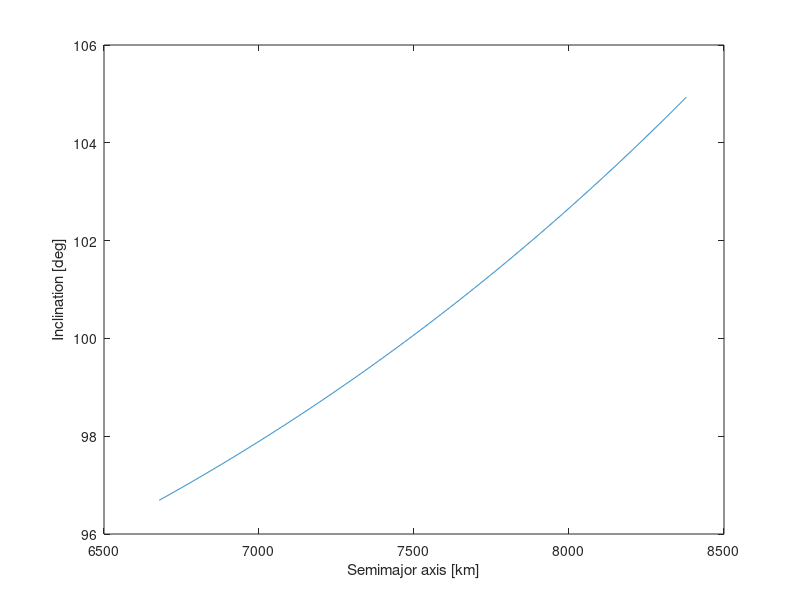
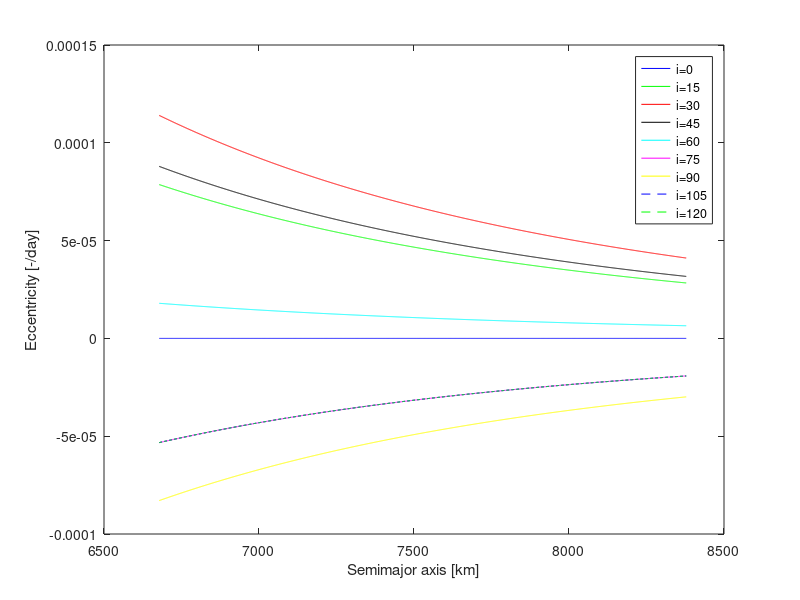
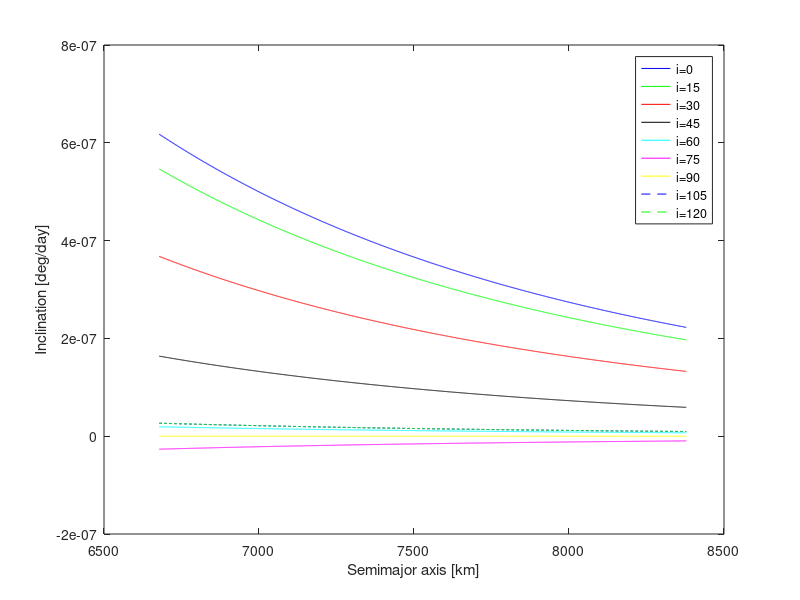
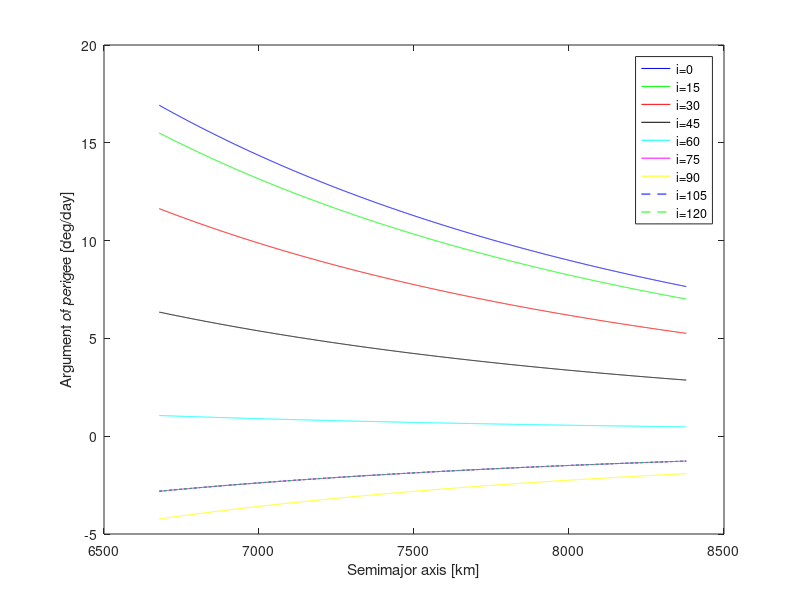

Write MATLAB code to recreate these figures, in order.
close all;
clear all;
clc;

%Constants
e = 0.0000325;
J2 = 0.001082645;
J3 = -0.000002546;
YearSid = 365.256363004;
DaySid = 86164.09053083288;
rEarth = 6378.13649;
omegaEarth = (2*pi)/DaySid;
nEarth = (2*pi)/(DaySid*YearSid);
mu = 398600.4418;

omega = 0;

%Define mean motion
n = @(a) sqrt(mu./a.^3);

%Define p
p = @(a) a*(1-e^2);

%Initial mean anomaly
M0 = @(a,i) 0.75*J2*(rEarth./p(a)).^2*sqrt(1-e^2).*(3*cos(i(a)).^2-1);

%Time derivative mean anomaly
Mdot = @(a,i) n(a).*(1+0.75*J2*(rEarth./p(a)).^2*sqrt(1-e^2).*(3*cos(i(a)).^2-1));

%Define the time rate of change of the argument of perigee
omegaDot = @(a,i,omega) ((3*J2.*n(a))/(1-(e^2))^2).* (rEarth./a).^2.* (1-1.25.*sin(i(a)).^2).* (1 + (J3/(2*J2*(1-e^2))).* (rEarth./a).* ((sin(i(a)).^2 -e^2.*cos(i(a)).^2)./sin(i(a)))* (sin(omega)/e));

%Calculate the nodal period
% Tomega = @(a,i,omega) ((2*pi)./(n(a)+M0(a,i)+omegaDot(a,i,omega)));

%Calculate OmegaDot
OmegaDot = @(a,i) (-3/2).*J2.*(rEarth./p(a)).^2.*cos(i(a)).*n(a);

%Determine the angle between ascending nodes sun synchronous
% deltaLambda = @(a,i,omega) (OmegaDot(a,i)-nEarth).*Tomega(a,i,omega);

%Plot i for a given a
a = 300+rEarth:1:2000+rEarth;

%% Sun synchronous orbit

i = @(a) acos(-(2*nEarth*(a.^3.5)*(1-e^2)^2)/(3*J2*rEarth^2*sqrt(mu)));

figure1 = figure('Color',[1 1 1]);
axes('Parent',figure1);
box('on');
hold on;
plot(a,i(a)*(180/pi));
xlabel('Semimajor axis [km]');
ylabel('Inclination [deg]');

print -dpng 'D:\My Documents\Courses\AE3-001\Shared stuff\midTermReport\chapters\img\IncVsAlt';

%% Frozen orbit

%Repeart orbit
%KN = @(a,i,omega) (nEarth-omegaEarth)./(omegaDot(a,i(a),omega)+Mdot(a,i(a)));

i1 = 0 *(pi/180);
i2 = 15 *(pi/180);
i3 = 30 *(pi/180);
i4 = 45 *(pi/180);
i5 = 60 *(pi/180);
i6 = 75 *(pi/180);
i7 = 90 *(pi/180);
i8 = 105 *(pi/180);
i9 = 120 *(pi/180);

%asd;lf
eDot = @(a,i,omega) (3/2)*((J3*rEarth^3)./p(a).^3)*(1-e^2).*n(a).*sin(i).*cos(omega).*((5/4)*sin(i)^2-1);

%alsdjf
iDot = @(a,i,omega) (3/2)*((J3.*n(a))./(1-e^2)^3).*(rEarth./a).^3.*e.*cos(i).*cos(omega).*((5/4)*sin(i)^2-1);

figure2 = figure('Color',[1 1 1]);
axes('Parent',figure2);
box('on');
hold on;
plot(a,eDot(a,i1,omega)*DaySid,'b');
plot(a,eDot(a,i2,omega)*DaySid,'g');
plot(a,eDot(a,i3,omega)*DaySid,'r');
plot(a,eDot(a,i4,omega)*DaySid,'k');
plot(a,eDot(a,i5,omega)*DaySid,'c');
plot(a,eDot(a,i6,omega)*DaySid,'m');
plot(a,eDot(a,i7,omega)*DaySid,'y');
plot(a,eDot(a,i8,omega)*DaySid,'b--');
plot(a,eDot(a,i8,omega)*DaySid,'g--');
xlabel('Semimajor axis [km]');
ylabel('Eccentricity [-/day]');
legend('i=0','i=15','i=30','i=45','i=60','i=75','i=90','i=105','i=120');
print -dpng 'D:\My Documents\Courses\AE3-001\Shared stuff\midTermReport\chapters\img\AltVsEdot';

figure3 = figure('Color',[1 1 1]);
axes('Parent',figure3);
box('on');
hold on;
plot(a,(180/pi)*iDot(a,i1,omega)*DaySid,'b');
plot(a,(180/pi)*iDot(a,i2,omega)*DaySid,'g');
plot(a,(180/pi)*iDot(a,i3,omega)*DaySid,'r');
plot(a,(180/pi)*iDot(a,i4,omega)*DaySid,'k');
plot(a,(180/pi)*iDot(a,i5,omega)*DaySid,'c');
plot(a,(180/pi)*iDot(a,i6,omega)*DaySid,'m');
plot(a,(180/pi)*iDot(a,i7,omega)*DaySid,'y');
plot(a,(180/pi)*iDot(a,i8,omega)*DaySid,'b--');
plot(a,(180/pi)*iDot(a,i8,omega)*DaySid,'g--');
xlabel('Semimajor axis [km]');
ylabel('Inclination [deg/day]');
legend('i=0','i=15','i=30','i=45','i=60','i=75','i=90','i=105','i=120');

print -dpng 'D:\My Documents\Courses\AE3-001\Shared stuff\midTermReport\chapters\img\AltVsIdot';

%a;ldsjf;
omegaDot = @(a,i,omega) ((3*J2.*n(a))/(1-e^2)^2).* (rEarth./a).^2.* (1-(5/4).*sin(i).^2);

figure4 = figure('Color',[1 1 1]);
axes('Parent',figure4);
box('on');
hold on;
plot(a,(180/pi)*omegaDot(a,i1,omega)*DaySid,'b');
omegaDot = @(a,i,omega) ((3*J2.*n(a))/(1-e^2)^2).* (rEarth./a).^2.* (1-(5/4).*sin(i).^2).* (1 + (J3/(2*J2*(1-e^2))).* (rEarth./a).* ((sin(i).^2-(e*cos(i)).^2)./sin(i))* (sin(omega)/e));
plot(a,(180/pi)*omegaDot(a,i2,omega)*DaySid,'g');
plot(a,(180/pi)*omegaDot(a,i3,omega)*DaySid,'r');
plot(a,(180/pi)*omegaDot(a,i4,omega)*DaySid,'k');
plot(a,(180/pi)*omegaDot(a,i5,omega)*DaySid,'c');
plot(a,(180/pi)*omegaDot(a,i6,omega)*DaySid,'m');
plot(a,(180/pi)*omegaDot(a,i7,omega)*DaySid,'y');
plot(a,(180/pi)*omegaDot(a,i8,omega)*DaySid,'b--');
plot(a,(180/pi)*omegaDot(a,i8,omega)*DaySid,'g--');
xlabel('Semimajor axis [km]');
ylabel('Argument of perigee [deg/day]');
legend('i=0','i=15','i=30','i=45','i=60','i=75','i=90','i=105','i=120');

print -dpng 'D:\My Documents\Courses\AE3-001\Shared stuff\midTermReport\chapters\img\AltVsOmdot';